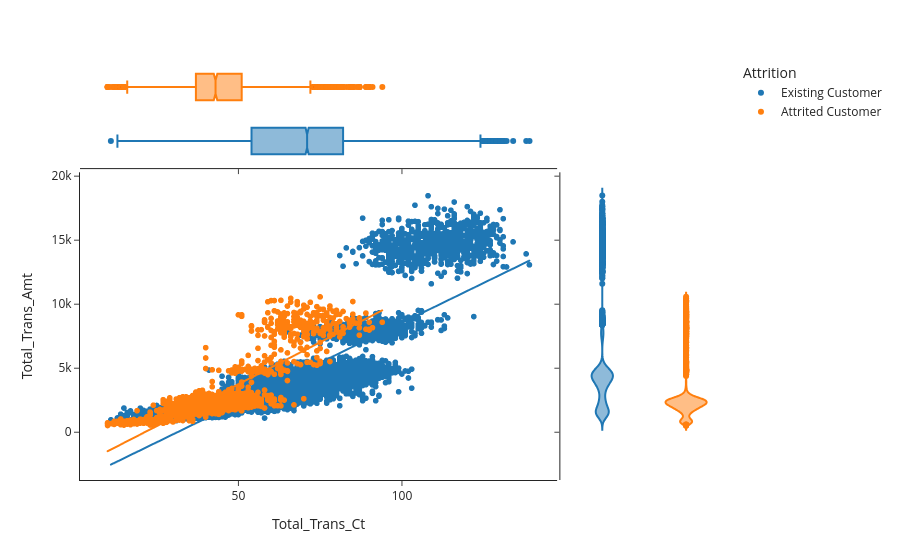

Here is the notebook cell this chart was saved with:
### Code cell
prop = 'Avg_Utilization_Ratio'
xprop = 'Total_Trans_Ct'
h= 'Attrition'
px.scatter(data, x=xprop, y=yprop, color=h, marginal_y="violin", marginal_x="box", trendline="ols", template="simple_white")

### Figure 1 — Plotly figure (JSON) as saved in the notebook; plotly's stock layout.template omitted (floating-point values rounded to 4 significant figures; data arrays with more than 128 entries replaced by an {"elided": "..."} marker saying what was removed)
{"data": [{"hovertemplate": "Attrition=Existing Customer<br>Total_Trans_Ct=%{x}<br>Total_Trans_Amt=%{y}<extra></extra>", "legendgroup": "Existing Customer", "marker": {"color": "#1F77B4", "symbol": "circle"}, "mode": "markers", "name": "Existing Customer", "showlegend": true, "type": "scattergl", "x": {"elided": "8500 int values"}, "xaxis": "x", "y": {"elided": "8500 int values"}, "yaxis": "y"}, {"alignmentgroup": "True", "hovertemplate": "Attrition=Existing Customer<br>Total_Trans_Ct=%{x}<extra></extra>", "legendgroup": "Existing Customer", "marker": {"color": "#1F77B4", "symbol": "circle"}, "name": "Existing Customer", "notched": true, "offsetgroup": "Existing Customer", "showlegend": false, "type": "box", "x": {"elided": "8500 int values"}, "xaxis": "x3", "yaxis": "y3"}, {"alignmentgroup": "True", "hovertemplate": "Attrition=Existing Customer<br>Total_Trans_Amt=%{y}<extra></extra>", "legendgroup": "Existing Customer", "marker": {"color": "#1F77B4", "symbol": "circle"}, "name": "Existing Customer", "offsetgroup": "Existing Customer", "scalegroup": "y", "showlegend": false, "type": "violin", "xaxis": "x2", "y": {"elided": "8500 int values"}, "yaxis": "y2"}, {"hovertemplate": "<b>OLS trendline</b><br>Total_Trans_Amt = 124.535 * Total_Trans_Ct + -3897.5<br>R<sup>2</sup>=0.660201<br><br>Attrition=Existing Customer<br>Total_Trans_Ct=%{x}<br>Total_Trans_Amt=%{y} <b>(trend)</b><extra></extra>", "legendgroup": "Existing Customer", "marker": {"color": "#1F77B4", "symbol": "circle"}, "mode": "lines", "name": "Existing Customer", "showlegend": false, "type": "scattergl", "x": {"elided": "8500 int values"}, "xaxis": "x", "y": {"elided": "8500 float values"}, "yaxis": "y"}, {"hovertemplate": "Attrition=Attrited Customer<br>Total_Trans_Ct=%{x}<br>Total_Trans_Amt=%{y}<extra></extra>", "legendgroup": "Attrited Customer", "marker": {"color": "#FF7F0E", "symbol": "circle"}, "mode": "markers", "name": "Attrited Customer", "showlegend": true, "type": "scattergl", "x": {"elided": "1627 int values"}, "xaxis": "x", "y": {"elided": "1627 int values"}, "yaxis": "y"}, {"alignmentgroup": "True", "hovertemplate": "Attrition=Attrited Customer<br>Total_Trans_Ct=%{x}<extra></extra>", "legendgroup": "Attrited Customer", "marker": {"color": "#FF7F0E", "symbol": "circle"}, "name": "Attrited Customer", "notched": true, "offsetgroup": "Attrited Customer", "showlegend": false, "type": "box", "x": {"elided": "1627 int values"}, "xaxis": "x3", "yaxis": "y3"}, {"alignmentgroup": "True", "hovertemplate": "Attrition=Attrited Customer<br>Total_Trans_Amt=%{y}<extra></extra>", "legendgroup": "Attrited Customer", "marker": {"color": "#FF7F0E", "symbol": "circle"}, "name": "Attrited Customer", "offsetgroup": "Attrited Customer", "scalegroup": "y", "showlegend": false, "type": "violin", "xaxis": "x2", "y": {"elided": "1627 int values"}, "yaxis": "y2"}, {"hovertemplate": "<b>OLS trendline</b><br>Total_Trans_Amt = 131.06 * Total_Trans_Ct + -2793.98<br>R<sup>2</sup>=0.684241<br><br>Attrition=Attrited Customer<br>Total_Trans_Ct=%{x}<br>Total_Trans_Amt=%{y} <b>(trend)</b><extra></extra>", "legendgroup": "Attrited Customer", "marker": {"color": "#FF7F0E", "symbol": "circle"}, "mode": "lines", "name": "Attrited Customer", "showlegend": false, "type": "scattergl", "x": {"elided": "1627 int values"}, "xaxis": "x", "y": {"elided": "1627 float values"}, "yaxis": "y"}], "layout": {"legend": {"title": {"text": "Attrition"}, "tracegroupgap": 0}, "margin": {"t": 60}, "xaxis": {"anchor": "y", "domain": [0, 0.7363], "title": {"text": "Total_Trans_Ct"}}, "xaxis2": {"anchor": "y2", "domain": [0.7413, 1], "matches": "x2", "showline": false, "showticklabels": false, "ticks": ""}, "xaxis3": {"anchor": "y3", "domain": [0, 0.7363], "matches": "x", "showticklabels": false}, "xaxis4": {"anchor": "y4", "domain": [0.7413, 1], "matches": "x2", "showline": false, "showticklabels": false, "ticks": ""}, "yaxis": {"anchor": "x", "domain": [0, 0.7326], "title": {"text": "Total_Trans_Amt"}}, "yaxis2": {"anchor": "x2", "domain": [0, 0.7326], "matches": "y", "showticklabels": false}, "yaxis3": {"anchor": "x3", "domain": [0.7426, 1], "matches": "y3", "showline": false, "showticklabels": false, "ticks": ""}, "yaxis4": {"anchor": "x4", "domain": [0.7426, 1], "matches": "y3", "showline": false, "showticklabels": false, "ticks": ""}}}
